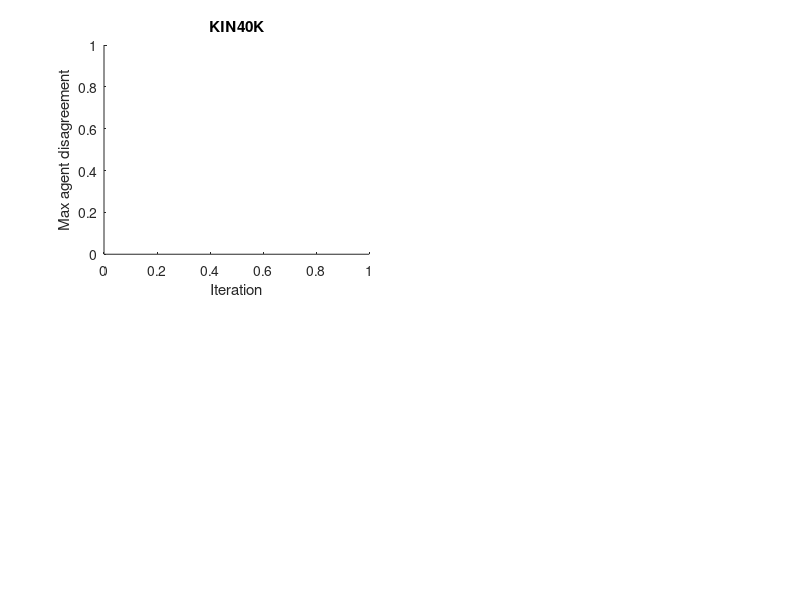

Write MATLAB code to recreate this figure. (Note: this script raises an error after producing the figure.)
%% plot_consensus_convergence_summary.m
% 汇总图：4个数据集 x 5个方法的收敛曲线对比
% 每个数据集一个子图，每个方法用不同颜色展示 IP-DAC（实线）和 IP-AC（虚线）
clc; close all;

datasets    = {'KIN40K','POL','PUMADYN32NM','SARCOS'};
agg_list    = {'moe','gpoe','poe','bcm','rbcm'};
agg_labels  = {'MOE','GPOE','POE','BCM','RBCM'};
train_ratio = 0.4;
seed        = 1;
tr_tag      = round(train_ratio*100);

colors = lines(5);  % 5种颜色对应5个method

figure('Color','w','Position',[60,60,1400,950]);

summary_table = {};  % 汇总数值表

for d_idx = 1:length(datasets)
    dname = datasets{d_idx};
    SaveFolder = fullfile('Result','Dataset',dname);

    subplot(2,2,d_idx);
    hold on;
    legend_entries = {};

    for a_idx = 1:length(agg_list)
        agg = agg_list{a_idx};
        dac_file = fullfile(SaveFolder, sprintf('%s_tr%d_mc%d.mat',    agg, tr_tag, seed));
        ac_file  = fullfile(SaveFolder, sprintf('%s_ac_tr%d_mc%d.mat', agg, tr_tag, seed));

        if ~exist(dac_file,'file') || ~exist(ac_file,'file')
            fprintf('[跳过] %s - %s: 文件不存在\n', dname, agg);
            continue;
        end

        d_dac = load(dac_file);
        d_ac  = load(ac_file);

        iters_dac = d_dac.iter_converge;
        iters_ac  = d_ac.iter_converge;
        final_dac = d_dac.conv_curve_dac(end);
        final_ac  = d_ac.conv_curve_ac(end);
        comm_dac  = d_dac.comm_train;
        comm_ac   = d_ac.comm_train;

        semilogy(1:iters_dac, d_dac.conv_curve_dac, '-',  'Color', colors(a_idx,:), 'LineWidth',1.6);
        semilogy(1:iters_ac,  d_ac.conv_curve_ac,   '--', 'Color', colors(a_idx,:), 'LineWidth',1.6);

        legend_entries{end+1} = sprintf('%s-DAC', agg_labels{a_idx});
        legend_entries{end+1} = sprintf('%s-AC',  agg_labels{a_idx});

        summary_table(end+1,:) = {dname, agg_labels{a_idx}, iters_dac, comm_dac, final_dac, ...
                                          iters_ac,  comm_ac,  final_ac};
    end

    xlabel('Iteration'); ylabel('Max agent disagreement');
    title(dname);
    legend(legend_entries, 'Location','northeast', 'FontSize',7, 'NumColumns',2);
    grid on;
    hold off;
end

sgtitle(sprintf('Consensus Convergence Summary (Train=%.0f%%, seed=%d)', train_ratio*100, seed));

%% 命令行汇总表
fprintf('\n================================================================================================\n');
fprintf('  Consensus Convergence & ET Communication Summary  (Train=%.0f%%, seed=%d)\n', train_ratio*100, seed);
fprintf('================================================================================================\n');
fprintf('%-12s %-6s %8s %8s %10s | %8s %8s %10s\n', ...
    'Dataset','Agg','DAC_it','DAC_ET','DAC_final','AC_it','AC_ET','AC_final');
fprintf('%s\n', repmat('-',1,96));
for i = 1:size(summary_table,1)
    row = summary_table(i,:);
    fprintf('%-12s %-6s %8d %8.1f %10.2e | %8d %8.1f %10.2e\n', row{:});
end
fprintf('%s\n\n', repmat('-',1,96));
